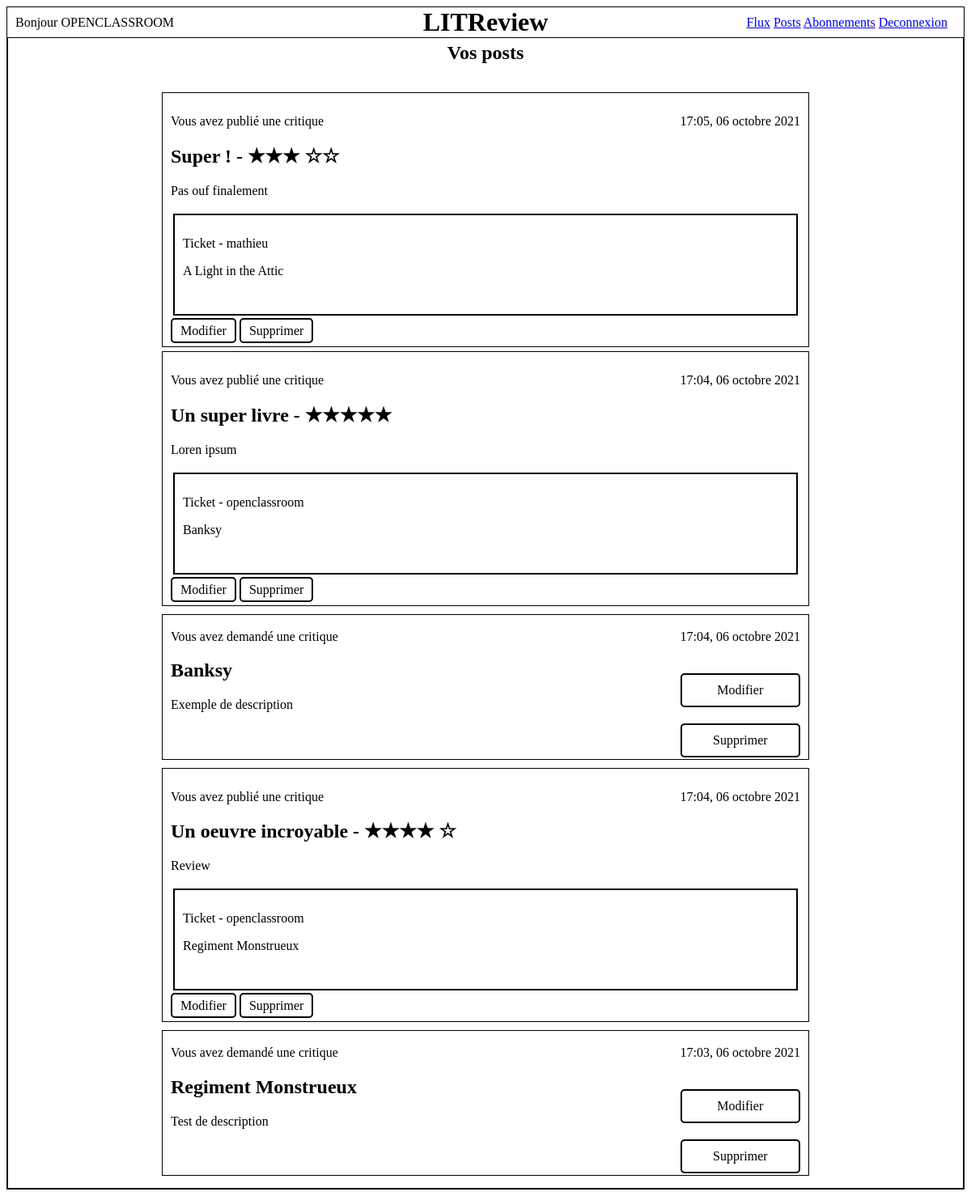
Page /posts/ (signed in) on the committed database.
### review/models.py (models this page shows, shortened)
class Review(models.Model):
    ticket = models.ForeignKey(to=Ticket, on_delete=models.CASCADE)
    rating = models.PositiveSmallIntegerField(
        validators=[MinValueValidator(0), MaxValueValidator(5)])
    headline = models.CharField(max_length=128)
    body = models.TextField(max_length=8192, blank=True)
    user = models.ForeignKey(
        to=settings.AUTH_USER_MODEL, on_delete=models.CASCADE)
    time_created = models.DateTimeField(auto_now_add=True)

### ticket/models.py (models this page shows, shortened)
class Ticket(models.Model):
    title = models.CharField(max_length=128)
    description = models.TextField(max_length=128, blank=True)
    user = models.ForeignKey(to=settings.AUTH_USER_MODEL, on_delete=models.CASCADE)
    image = models.ImageField(upload_to="image/", null=True, blank=True)
    time_created = models.DateTimeField(auto_now_add=True)

### src/views.py (the view)
# urls.py: path('posts/', views.PostsView.as_view(), name="posts"),
class PostsView(TemplateView):
    template_name = "website/posts.html"
    def get_context_data(self, **kwargs):
        context = super(PostsView, self).get_context_data()
        user_tickets = Ticket.objects.filter(user=self.request.user)
        user_reviews = Review.objects.filter(user=self.request.user)
        all_posts = [*user_tickets, *user_reviews]
        all_posts.sort(key=lambda post: post.time_created, reverse=True)
        context['all_posts'] = all_posts
        context["already_critic"] = [critic.ticket for critic in user_reviews]
        return context

### utils/templatetags/classname.py (called while the page is built)
@register.filter()
def classname(obj):
    return obj.__class__.__name__

### utils/templatetags/rating.py (called while the page is built)
@register.filter()
def vrange(min, max=0):
    if max == 0:
        return range(min)
    else:
        return range(min, max)

### templates/website/posts.html (shortened to what this page needs)
{% extends 'base.html' %}
{% load static %}
{% load classname %}
{% load rating %}
{% block head %}
	<link rel="stylesheet" type="text/css" href="{% static 'css/flux.css' %}">
{% endblock %}
{% block content %}
	<h2 id="title">Vos posts</h2>
	<div id="post-container">
		{% if all_posts %}
			{% for post in all_posts %}
				{% with post|classname as postclass %}
					{% if postclass == "Ticket" %}
						<div class="ticket-item">
							<div class="post-content">
								<p>{% if post.user == request.user %}
									Vous avez
								{% else %}
									{{ post.user.username }} à
								{% endif %} demandé une critique</p>
								<h2>{{ post.title }}</h2>
								<p>{{ post.description }}</p>
							</div>
							<div class="critic-button">
								<p>{{ post.time_created|date:'G:i, d F Y' }}</p>
								<a href="{% url 'ticket:update-ticket' post.pk %}">Modifier</a>
								<a href="{% url 'ticket:delete-ticket' post.pk %}">Supprimer</a>
							</div>
						</div>
					{% elif postclass == "Review" %}
						<div class="review-item">
							<div class="review-content">
								<div>
									<p>{% if post.user == request.user %}
										Vous avez
									{% else %}
										{{ post.user.username }} à
									{% endif %} publié une critique</p>
									<h2>{{ post.headline }} -
										{% for _ in post.rating|vrange %}&starf;{% endfor %}
										{% for _ in post.rating|vrange:5 %}&star;{% endfor %}
									</h2>
									<p>{{ post.body }}</p>
								</div>
								<div>
									<p class="time-created">{{ post.time_created|date:'G:i, d F Y' }}</p>
								</div>
							</div>
							<div class="ticket-item">
								{% with tick=post.ticket %}
									<div class="ticket-review-content">
										<p>Ticket - {{ tick.user.username }}</p>
										<p>{{ tick.title }}</p>
									</div>
								{% endwith %}
							</div>
							<div class="crud-container">
								<a href="{% url 'review:update-review' post.pk %}">Modifier</a>
								<a href="{% url 'review:delete-review' post.pk %}">Supprimer</a>
							</div>
						</div>
					{% endif %}
				{% endwith %}
			{% endfor %}
		{% else %}
			<p>Vous n'avez aucun post</p>
		{% endif %}
	</div>
{% endblock %}

### templates/base.html (shortened to what this page needs)
{% load static %}
<!DOCTYPE html>
<html lang="fr">
<head>
	<link rel="stylesheet" type="text/css" href="{% static 'css/base.css' %}">
	{% block head %}{% endblock %}
</head>
<body>
	<div id="top-bar">
		{% if request.user.is_authenticated %}<p id="user-account">Bonjour {{ request.user.username|upper }}</p>{% endif %}
		<h1 id="logo">LITReview</h1>
		{% if request.user.is_authenticated %}
		<div id="navbar">
			<a href="{% url 'flux' %}">Flux</a>
			<a href="{% url 'posts' %}">Posts</a>
			<a href="{% url 'follows:abonnement' %}">Abonnements</a>
			<a href="{% url 'logout' %}">Deconnexion</a>
		</div>
		{% endif %}
	</div>
	<div id="content">
	{% block content %}
	{% endblock %}
	</div>
</body>
</html>

### static/css/base.css (style rules this page uses)
#top-bar { display: grid; grid-template-columns: repeat(3, 1fr); grid-template-areas: "useraccount logo menu"; justify-items: center; border: solid 1px black; }
#top-bar #user-account { grid-area: useraccount; margin: 0 0 0 10px; align-self: center; justify-self: left; }
#top-bar #logo { grid-area: logo; font-weight: bolder; margin: 0 0; }
#top-bar #navbar { grid-area: menu; align-self: center; justify-self: right; margin-right: 20px; }
#content { border: 2px solid black; border-top-style: none; padding: 5px 5px; }
h2#title { margin-top: 0; text-align: center; }

### static/css/flux.css (style rules this page uses)
#post-container { width: 70%; margin: 0 auto; max-width: 800px; padding-top: 10px; }
#post-container .review-item { border: black solid 1px; margin-top: 5px; margin-bottom: 5px; padding: 10px 10px; }
#post-container .review-item .crud-container { margin-top: 10px; }
#post-container .review-item .crud-container a { border: 2px solid black; border-radius: 5px; background-color: white; color: black; padding: 5px 10px; text-decoration: none; text-align: center; }
#post-container .review-item .review-content { display: flex; justify-content: space-between; }
#post-container .review-item .ticket-item { display: flex; border: 2px solid black; margin: 3px 3px; padding: 10px 10px; }
#post-container .ticket-item { display: flex; border: black solid 1px; margin-top: 10px; margin-bottom: 10px; padding: 2px 10px; justify-content: space-between; }
#post-container .ticket-item .critic-button { display: flex; gap: 20px; flex-direction: column; }
#post-container .ticket-item .critic-button > a { border: 2px solid black; border-radius: 5px; background-color: white; color: black; padding: 10px 20px; text-decoration: none; text-align: center; }

### rows in the picture
Review: shows "Vous avez", headline "Super !", body "Pas ouf finalement", time_created "17:05, 06 octobre 2021", ticket.user.username "mathieu", ticket "A Light in the Attic"
Review: shows "Vous avez", headline "Un super livre", body "Loren ipsum", time_created "17:04, 06 octobre 2021", ticket.user.username "openclassroom", ticket "Banksy"
Ticket: shows "Vous avez", title "Banksy", description "Exemple de description", time_created "17:04, 06 octobre 2021"
Review: shows "Vous avez", headline "Un oeuvre incroyable", body "Review", time_created "17:04, 06 octobre 2021", ticket.user.username "openclassroom", ticket "Regiment Monstrueux"
Ticket: shows "Vous avez", title "Regiment Monstrueux", description "Test de description", time_created "17:03, 06 octobre 2021"

### other values in the picture
{{ request.user.username|upper }} "OPENCLASSROOM"
